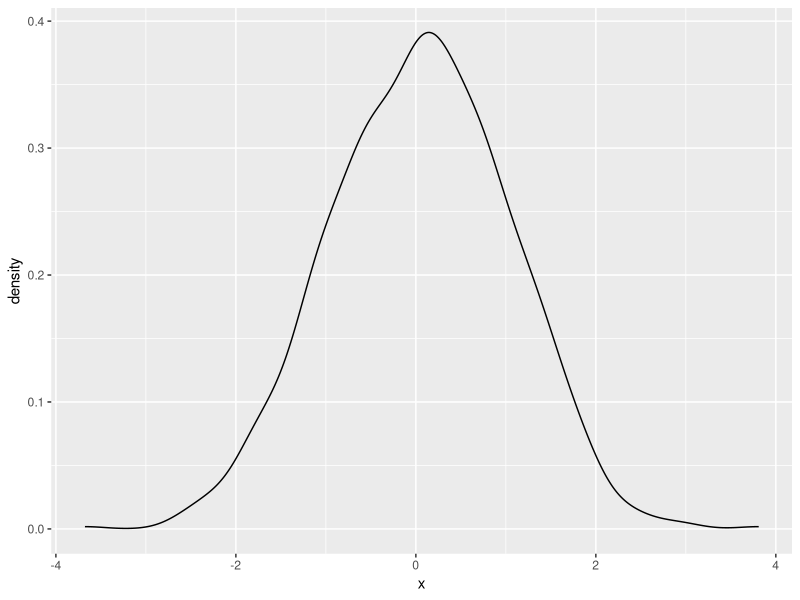

Write the R code that produced this figure.
library(ggplot2)

1+1 

df <- data.frame(x  = rnorm(1000))



ggplot(df,aes(x))+geom_density()


mean(df$x)

df$y = rnorm(1000)*1.5 +5


summary(lm(y~x, data =df))

55 * 55
